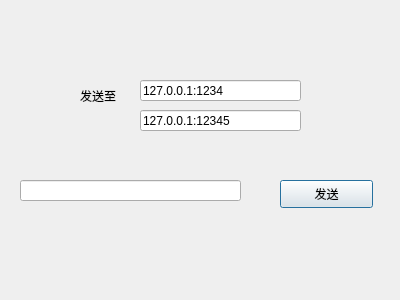
<?xml version="1.0" encoding="UTF-8"?>
<ui version="4.0">
 <class>ClientDialog</class>
 <widget class="QDialog" name="ClientDialog">
  <property name="geometry">
   <rect>
    <x>0</x>
    <y>0</y>
    <width>400</width>
    <height>300</height>
   </rect>
  </property>
  <property name="windowTitle">
   <string>Dialog</string>
  </property>
  <widget class="QLineEdit" name="lineEditIP">
   <property name="geometry">
    <rect>
     <x>140</x>
     <y>80</y>
     <width>161</width>
     <height>21</height>
    </rect>
   </property>
   <property name="text">
    <string>127.0.0.1:1234</string>
   </property>
  </widget>
  <widget class="QLabel" name="labelIp">
   <property name="geometry">
    <rect>
     <x>80</x>
     <y>80</y>
     <width>61</width>
     <height>31</height>
    </rect>
   </property>
   <property name="text">
    <string>发送至</string>
   </property>
  </widget>
  <widget class="QPushButton" name="pushButtonSend">
   <property name="geometry">
    <rect>
     <x>280</x>
     <y>180</y>
     <width>93</width>
     <height>28</height>
    </rect>
   </property>
   <property name="text">
    <string>发送</string>
   </property>
  </widget>
  <widget class="QLineEdit" name="lineEditIP_2">
   <property name="geometry">
    <rect>
     <x>140</x>
     <y>110</y>
     <width>161</width>
     <height>21</height>
    </rect>
   </property>
   <property name="text">
    <string>127.0.0.1:12345</string>
   </property>
  </widget>
  <widget class="QLineEdit" name="lineEditMsg">
   <property name="geometry">
    <rect>
     <x>20</x>
     <y>180</y>
     <width>221</width>
     <height>21</height>
    </rect>
   </property>
  </widget>
 </widget>
 <resources/>
 <connections/>
</ui>
